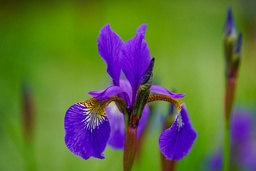
#> input picture images/iris-flower-5995009_1280.jpg, 256 x 171 px, shrunk from 1280 x 853 before the run, found by its file name
$ jupyter execute --allow-errors 'Rubik'"'"'sCube.ipynb'   (Python 2 division)
#> lines starting #> are read from the running program, lines starting #| are printed output that depends on the picture; long printed decimals are rounded
### Aes.py
Sbox = (
    0x63, 0x7C, 0x77, 0x7B, 0xF2, 0x6B, 0x6F, 0xC5, 0x30, 0x01, 0x67, 0x2B, 0xFE, 0xD7, 0xAB, 0x76,
    0xCA, 0x82, 0xC9, 0x7D, 0xFA, 0x59, 0x47, 0xF0, 0xAD, 0xD4, 0xA2, 0xAF, 0x9C, 0xA4, 0x72, 0xC0,
    0xB7, 0xFD, 0x93, 0x26, 0x36, 0x3F, 0xF7, 0xCC, 0x34, 0xA5, 0xE5, 0xF1, 0x71, 0xD8, 0x31, 0x15,
    0x04, 0xC7, 0x23, 0xC3, 0x18, 0x96, 0x05, 0x9A, 0x07, 0x12, 0x80, 0xE2, 0xEB, 0x27, 0xB2, 0x75,
    0x09, 0x83, 0x2C, 0x1A, 0x1B, 0x6E, 0x5A, 0xA0, 0x52, 0x3B, 0xD6, 0xB3, 0x29, 0xE3, 0x2F, 0x84,
    0x53, 0xD1, 0x00, 0xED, 0x20, 0xFC, 0xB1, 0x5B, 0x6A, 0xCB, 0xBE, 0x39, 0x4A, 0x4C, 0x58, 0xCF,
    0xD0, 0xEF, 0xAA, 0xFB, 0x43, 0x4D, 0x33, 0x85, 0x45, 0xF9, 0x02, 0x7F, 0x50, 0x3C, 0x9F, 0xA8,
    0x51, 0xA3, 0x40, 0x8F, 0x92, 0x9D, 0x38, 0xF5, 0xBC, 0xB6, 0xDA, 0x21, 0x10, 0xFF, 0xF3, 0xD2,
    0xCD, 0x0C, 0x13, 0xEC, 0x5F, 0x97, 0x44, 0x17, 0xC4, 0xA7, 0x7E, 0x3D, 0x64, 0x5D, 0x19, 0x73,
    0x60, 0x81, 0x4F, 0xDC, 0x22, 0x2A, 0x90, 0x88, 0x46, 0xEE, 0xB8, 0x14, 0xDE, 0x5E, 0x0B, 0xDB,
    0xE0, 0x32, 0x3A, 0x0A, 0x49, 0x06, 0x24, 0x5C, 0xC2, 0xD3, 0xAC, 0x62, 0x91, 0x95, 0xE4, 0x79,
    0xE7, 0xC8, 0x37, 0x6D, 0x8D, 0xD5, 0x4E, 0xA9, 0x6C, 0x56, 0xF4, 0xEA, 0x65, 0x7A, 0xAE, 0x08,
    0xBA, 0x78, 0x25, 0x2E, 0x1C, 0xA6, 0xB4, 0xC6, 0xE8, 0xDD, 0x74, 0x1F, 0x4B, 0xBD, 0x8B, 0x8A,
    0x70, 0x3E, 0xB5, 0x66, 0x48, 0x03, 0xF6, 0x0E, 0x61, 0x35, 0x57, 0xB9, 0x86, 0xC1, 0x1D, 0x9E,
    0xE1, 0xF8, 0x98, 0x11, 0x69, 0xD9, 0x8E, 0x94, 0x9B, 0x1E, 0x87, 0xE9, 0xCE, 0x55, 0x28, 0xDF,
    0x8C, 0xA1, 0x89, 0x0D, 0xBF, 0xE6, 0x42, 0x68, 0x41, 0x99, 0x2D, 0x0F, 0xB0, 0x54, 0xBB, 0x16,
)

InvSbox = (
    0x52, 0x09, 0x6A, 0xD5, 0x30, 0x36, 0xA5, 0x38, 0xBF, 0x40, 0xA3, 0x9E, 0x81, 0xF3, 0xD7, 0xFB,
    0x7C, 0xE3, 0x39, 0x82, 0x9B, 0x2F, 0xFF, 0x87, 0x34, 0x8E, 0x43, 0x44, 0xC4, 0xDE, 0xE9, 0xCB,
    0x54, 0x7B, 0x94, 0x32, 0xA6, 0xC2, 0x23, 0x3D, 0xEE, 0x4C, 0x95, 0x0B, 0x42, 0xFA, 0xC3, 0x4E,
    0x08, 0x2E, 0xA1, 0x66, 0x28, 0xD9, 0x24, 0xB2, 0x76, 0x5B, 0xA2, 0x49, 0x6D, 0x8B, 0xD1, 0x25,
    0x72, 0xF8, 0xF6, 0x64, 0x86, 0x68, 0x98, 0x16, 0xD4, 0xA4, 0x5C, 0xCC, 0x5D, 0x65, 0xB6, 0x92,
    0x6C, 0x70, 0x48, 0x50, 0xFD, 0xED, 0xB9, 0xDA, 0x5E, 0x15, 0x46, 0x57, 0xA7, 0x8D, 0x9D, 0x84,
    0x90, 0xD8, 0xAB, 0x00, 0x8C, 0xBC, 0xD3, 0x0A, 0xF7, 0xE4, 0x58, 0x05, 0xB8, 0xB3, 0x45, 0x06,
    0xD0, 0x2C, 0x1E, 0x8F, 0xCA, 0x3F, 0x0F, 0x02, 0xC1, 0xAF, 0xBD, 0x03, 0x01, 0x13, 0x8A, 0x6B,
    0x3A, 0x91, 0x11, 0x41, 0x4F, 0x67, 0xDC, 0xEA, 0x97, 0xF2, 0xCF, 0xCE, 0xF0, 0xB4, 0xE6, 0x73,
    0x96, 0xAC, 0x74, 0x22, 0xE7, 0xAD, 0x35, 0x85, 0xE2, 0xF9, 0x37, 0xE8, 0x1C, 0x75, 0xDF, 0x6E,
    0x47, 0xF1, 0x1A, 0x71, 0x1D, 0x29, 0xC5, 0x89, 0x6F, 0xB7, 0x62, 0x0E, 0xAA, 0x18, 0xBE, 0x1B,
    0xFC, 0x56, 0x3E, 0x4B, 0xC6, 0xD2, 0x79, 0x20, 0x9A, 0xDB, 0xC0, 0xFE, 0x78, 0xCD, 0x5A, 0xF4,
    0x1F, 0xDD, 0xA8, 0x33, 0x88, 0x07, 0xC7, 0x31, 0xB1, 0x12, 0x10, 0x59, 0x27, 0x80, 0xEC, 0x5F,
    0x60, 0x51, 0x7F, 0xA9, 0x19, 0xB5, 0x4A, 0x0D, 0x2D, 0xE5, 0x7A, 0x9F, 0x93, 0xC9, 0x9C, 0xEF,
    0xA0, 0xE0, 0x3B, 0x4D, 0xAE, 0x2A, 0xF5, 0xB0, 0xC8, 0xEB, 0xBB, 0x3C, 0x83, 0x53, 0x99, 0x61,
    0x17, 0x2B, 0x04, 0x7E, 0xBA, 0x77, 0xD6, 0x26, 0xE1, 0x69, 0x14, 0x63, 0x55, 0x21, 0x0C, 0x7D,
)

Rcon = (
    0x00, 0x01, 0x02, 0x04, 0x08, 0x10, 0x20, 0x40,
    0x80, 0x1B, 0x36, 0x6C, 0xD8, 0xAB, 0x4D, 0x9A,
    0x2F, 0x5E, 0xBC, 0x63, 0xC6, 0x97, 0x35, 0x6A,
    0xD4, 0xB3, 0x7D, 0xFA, 0xEF, 0xC5, 0x91, 0x39,
)

xtime = lambda a: (((a << 1) ^ 0x1B) & 0xFF) if (a & 0x80) else (a << 1)


def text2matrix(text):
#> called with text = 57811460909138771071931939740208549692
    matrix = []
    for i in range(16):
        byte = (text >> (8 * (15 - i))) & 0xFF
        if i % 4 == 0:
            matrix.append([byte])
        else:
            matrix[i // 4].append(byte)
    return matrix


def matrix2text(matrix):
    text = 0
    for i in range(4):
        for j in range(4):
            text |= (matrix[i][j] << (120 - 8 * (4 * i + j)))
    return text


class AES:
    def __init__(self, master_key):
        self.change_key(master_key)

    def change_key(self, master_key):
        self.round_keys = text2matrix(master_key)
        print(len(self.round_keys))

        for i in range(4, 4 * 11):
            self.round_keys.append([])
            if i % 4 == 0:
                byte = self.round_keys[i - 4][0] ^ Sbox[self.round_keys[i - 1][1]] ^ Rcon[i // 4]
                self.round_keys[i].append(byte)

                for j in range(1, 4):
                    byte = self.round_keys[i - 4][j] ^ Sbox[self.round_keys[i - 1][(j + 1) % 4]]
                    self.round_keys[i].append(byte)
            else:
                for j in range(4):
                    byte = self.round_keys[i - 4][j] ^ self.round_keys[i - 1][j]
                    self.round_keys[i].append(byte)

        print(len(self.round_keys))

    def encrypt(self, plaintext):
        self.plain_state = text2matrix(plaintext)

        self.__add_round_key(self.plain_state, self.round_keys[:4])

        for i in range(1, 10):
            self.__round_encrypt(self.plain_state, self.round_keys[4 * i: 4 * (i + 1)])

        self.__sub_bytes(self.plain_state)
        self.__shift_rows(self.plain_state)
        self.__add_round_key(self.plain_state, self.round_keys[40:])

        return matrix2text(self.plain_state)

    def decrypt(self, ciphertext):
        self.cipher_state = text2matrix(ciphertext)

        self.__add_round_key(self.cipher_state, self.round_keys[40:])
        self.__inv_shift_rows(self.cipher_state)
        self.__inv_sub_bytes(self.cipher_state)

        for i in range(9, 0, -1):
            self.__round_decrypt(self.cipher_state, self.round_keys[4 * i: 4 * (i + 1)])

        self.__add_round_key(self.cipher_state, self.round_keys[:4])

        return matrix2text(self.cipher_state)

    def __add_round_key(self, s, k):
        for i in range(4):
            for j in range(4):
                s[i][j] ^= k[i][j]

    def __round_encrypt(self, state_matrix, key_matrix):
        self.__sub_bytes(state_matrix)
        self.__shift_rows(state_matrix)
        self.__mix_columns(state_matrix)
        self.__add_round_key(state_matrix, key_matrix)

    def __round_decrypt(self, state_matrix, key_matrix):
        self.__add_round_key(state_matrix, key_matrix)
        self.__inv_mix_columns(state_matrix)
        self.__inv_shift_rows(state_matrix)
        self.__inv_sub_bytes(state_matrix)

    def __sub_bytes(self, s):
        for i in range(4):
            for j in range(4):
                s[i][j] = Sbox[s[i][j]]

    def __inv_sub_bytes(self, s):
        for i in range(4):
            for j in range(4):
                s[i][j] = InvSbox[s[i][j]]

    def __shift_rows(self, s):
        s[0][1], s[1][1], s[2][1], s[3][1] = s[1][1], s[2][1], s[3][1], s[0][1]
        s[0][2], s[1][2], s[2][2], s[3][2] = s[2][2], s[3][2], s[0][2], s[1][2]
        s[0][3], s[1][3], s[2][3], s[3][3] = s[3][3], s[0][3], s[1][3], s[2][3]

    def __inv_shift_rows(self, s):
        s[0][1], s[1][1], s[2][1], s[3][1] = s[3][1], s[0][1], s[1][1], s[2][1]
        s[0][2], s[1][2], s[2][2], s[3][2] = s[2][2], s[3][2], s[0][2], s[1][2]
        s[0][3], s[1][3], s[2][3], s[3][3] = s[1][3], s[2][3], s[3][3], s[0][3]

    def __mix_single_column(self, a):
        # please see Sec 4.1.2 in The Design of Rijndael
        t = a[0] ^ a[1] ^ a[2] ^ a[3]
        u = a[0]
        a[0] ^= t ^ xtime(a[0] ^ a[1])
        a[1] ^= t ^ xtime(a[1] ^ a[2])
        a[2] ^= t ^ xtime(a[2] ^ a[3])
        a[3] ^= t ^ xtime(a[3] ^ u)

    def __mix_columns(self, s):
        for i in range(4):
            self.__mix_single_column(s[i])

    def __inv_mix_columns(self, s):
        # see Sec 4.1.3 in The Design of Rijndael
        for i in range(4):
            u = xtime(xtime(s[i][0] ^ s[i][2]))
            v = xtime(xtime(s[i][1] ^ s[i][3]))
            s[i][0] ^= u
            s[i][1] ^= v
            s[i][2] ^= u
            s[i][3] ^= v

        self.__mix_columns(s)


def encrypt_list(K, aes: AES):
    encrypted_list = []
    length = len(K)
    start_point = list(range(0, length, 4))
    start_point.append(length)

    for i in range(len(start_point) - 1):
        plaintext = ""
        for j in range(start_point[i], start_point[i + 1]):
            plaintext = plaintext + str(K[j]) + " "
        plaintext = plaintext.strip()
        plaintext = int.from_bytes(plaintext.encode(encoding='UTF-8'), 'big')
        ciphertext = aes.encrypt(plaintext)
        encrypted_list.append(ciphertext)

    return encrypted_list


def decrypt_list(encrypted_K, aes: AES):
    decrypted_list = []
    for cptext in encrypted_K:
        text = aes.decrypt(cptext)
        text = int(text).to_bytes(64, 'big').decode(encoding='UTF-8')
        text = str(text).split('\x00')[-1].split()
        for i in text:
            decrypted_list.append(int(i))

    return decrypted_list


def encrypt(dict_key, aes: AES):
    encrypted_dict_key = {}
    Kr = dict_key["Kr"]
    Kc = dict_key["Kc"]
    ITER_MAX = dict_key["ITER"]

    encrypted_Kr = encrypt_list(Kr, aes)
    encrypted_Kc = encrypt_list(Kc, aes)
    ITER_MAX_plaintext = int.from_bytes(str(ITER_MAX).encode(encoding='UTF-8'), 'big')
    encrypted_iter = aes.encrypt(ITER_MAX_plaintext)

    encrypted_dict_key["Kr"] = encrypted_Kr
    encrypted_dict_key["Kc"] = encrypted_Kc
    encrypted_dict_key["ITER"] = encrypted_iter

    return encrypted_dict_key


def decrypt(encrypted_dict_key, aes: AES):
    decrypted_dict_key = {}
    Kr = encrypted_dict_key["Kr"]
    Kc = encrypted_dict_key["Kc"]
    iter = encrypted_dict_key["ITER"]

    decrypted_Kr = decrypt_list(Kr, aes)
    decrypted_Kc = decrypt_list(Kc, aes)
    decrypted_iter = aes.decrypt(iter)
    decrypted_iter = str(decrypted_iter.to_bytes(16, "big").decode(encoding='UTF-8'))
    decrypted_iter = decrypted_iter.split('\x00')[-1]

    decrypted_dict_key["Kr"] = decrypted_Kr
    decrypted_dict_key["Kc"] = decrypted_Kc
    decrypted_dict_key["ITER"] = decrypted_iter

    return decrypted_dict_key

### Rubik'sCube.ipynb
# 1.Utils

[cell 1]
import numpy as np

[cell 2]
def upshift(a, index, n):
  '''
  Shift the collumn with index with numpy.roll(collumn, -n)
  '''
  col = a[:, index]
  shift_col = np.roll(col, -n)
  for i in range(len(a)):
    a[i][index] = shift_col[i]

  return a

[cell 3]
def downshift(a, index, n):
  '''
  Shift the collumn with index with numpy.roll(collumn, n)
  '''
  col = a[:, index]
  shift_col = np.roll(col, n)
  for i in range(len(a)):
    a[i][index] = shift_col[i]

  return a

[cell 4]
def rotate(n):
  '''
  Rotate 180 the binary bit string of n and convert to integer
  '''
  bits = "{0:b}".format(n)
  return int(bits[::-1], 2)

[cell 5]
a = np.array([[1,2,3], [4,5,6], [7,8,9]])
print(a.shape)
print("Before: ")
print(a)
a = upshift(a, 0, 1) if sum(a[0]) % 2 else downshift(a, 0, 1)
print("After: ")
print(a)

# 2.Encrypt

[cell 6]
from PIL import Image
import cv2
import random
import numpy as np
import sys
from Aes import *
import json

##  2.1 Image functions

[cell 7]
def read_image(image_path):
  image = Image.open(image_path)
#> image is the input picture: PIL image 256x171 RGB; mean R, G, B 96.2, 110.1, 63.1
  image = np.array(image)
  return image

[cell 8]
def save_image(image, image_save_path):
  save_img = Image.fromarray(image)
  save_img = save_img.save(image_save_path)
  return

## 2.2 Key functions

[cell 9]
def create_key(image, ITER_MAX=2, alpha=8, aes=None):
    # Create vector Kr and Kc
#> called with ITER_MAX = 1, alpha = 8
    Kr = [random.randint(0, 2 ** alpha - 1) for i in range(image.shape[0])]
    Kc = [random.randint(0, 2 ** alpha - 1) for i in range(image.shape[1])]

    dict_key = {"Kr": Kr,
                "Kc": Kc,
                "ITER": ITER_MAX
                }
    if aes is not None:
        dict_key = encrypt(dict_key, aes)
    return dict_key

[cell 10]
def save_key(dict_key, save_path="./key.json"):
  with open(save_path, "w") as F:
    json.dump(dict_key, F, indent=4)

[cell 11]
def load_key(save_path="./key.json", aes=None):
    with open(save_path, "r") as F:
        dict_key = json.load(F)

    if aes is not None:
        dict_key = decrypt(dict_key, aes)

    Kr = dict_key["Kr"]
    Kc = dict_key["Kc"]
    ITER_MAX = dict_key["ITER"]

    return Kr, Kc, ITER_MAX

## 2.3 Encrypt function

[cell 12]
def encrypt_image(image, key_path="./key.json", aes=None):
  # Load Key
#> called with key_path = './key.json'
  Kr, Kc, ITER_MAX = load_key(save_path=key_path, aes=aes)

  # Split channels
  r = np.array(image[:, :, 0])
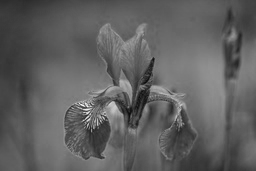
#> r: shape (171, 256); min 9, max 251, mean 96.2
  g = np.array(image[:, :, 1])
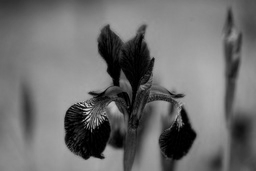
#> g: shape (171, 256); min 0, max 219, mean 110.1
  b = np.array(image[:, :, 2])
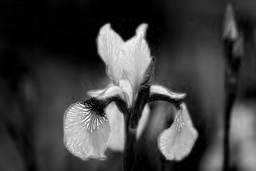
#> b: shape (171, 256); min 0, max 255, mean 63.1

  for iter in range(ITER_MAX):
    # For each row
    for i in range(image.shape[0]):
      r_modulus = sum(r[i]) % 2
      g_modulus = sum(g[i]) % 2
      b_modulus = sum(b[i]) % 2
      r[i] = np.roll(r[i], -Kr[i]) if r_modulus else np.roll(r[i], Kr[i])
      g[i] = np.roll(g[i], -Kr[i]) if g_modulus else np.roll(g[i], Kr[i])
      b[i] = np.roll(b[i], -Kr[i]) if b_modulus else np.roll(b[i], Kr[i])

    # For each column
    for i in range(image.shape[1]):
      r_modulus = sum(r[:, i]) % 2
      g_modulus = sum(g[:, i]) % 2
      b_modulus = sum(b[:, i]) % 2
      r = downshift(r, i, Kc[i]) if r_modulus else upshift(r, i, Kc[i])
      g = downshift(g, i, Kc[i]) if g_modulus else upshift(g, i, Kc[i])
      b = downshift(b, i, Kc[i]) if b_modulus else upshift(b, i, Kc[i])

    # For each row
    for i in range(image.shape[0]):
      for j in range(image.shape[1]):
        if(i%2==1):
          r[i][j] = r[i][j] ^ Kc[j]
          g[i][j] = g[i][j] ^ Kc[j]
          b[i][j] = b[i][j] ^ Kc[j]
        else:
          r[i][j] = r[i][j] ^ rotate(Kc[j])
          g[i][j] = g[i][j] ^ rotate(Kc[j])
          b[i][j] = b[i][j] ^ rotate(Kc[j])

    # For each column
    for j in range(image.shape[1]):
      for i in range(image.shape[0]):
        if(j%2==0):
          r[i][j] = r[i][j] ^ Kr[i]
          g[i][j] = g[i][j] ^ Kr[i]
          b[i][j] = b[i][j] ^ Kr[i]
        else:
          r[i][j] = r[i][j] ^ rotate(Kr[i])
          g[i][j] = g[i][j] ^ rotate(Kr[i])
          b[i][j] = b[i][j] ^ rotate(Kr[i])
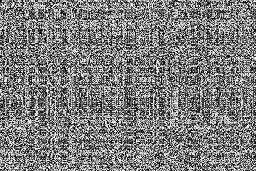
#> b: shape (171, 256); min 0, max 255, mean 124.7
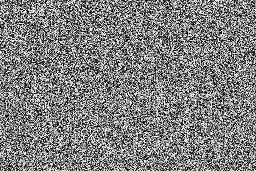
#> g: shape (171, 256); min 0, max 255, mean 127
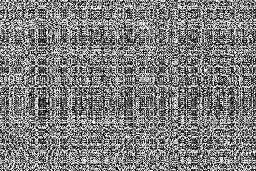
#> r: shape (171, 256); min 0, max 255, mean 125.3

  encrypted_img = np.stack((r,g,b), axis=2)
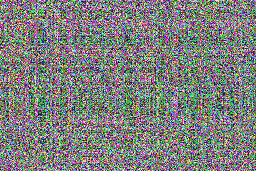
#> encrypted_img: shape (171, 256, 3); mean of channels 0, 1, 2 125.3, 127, 124.7; drawn as R, G, B
  return encrypted_img

## 2.3 Encrypt

[cell 13]
import matplotlib.pyplot as plt
image_path = "/content/drive/MyDrive/LTMM/iris-flower-5995009_1280.jpg"
key_path = "./key.json"
encrypted_path = "/content/drive/MyDrive/LTMM/encrypted_image.jpg"
master_key = 0x2b7e151628aed2a6abf7158809cf4f3c
aes = AES(master_key)
# aes = None

image = read_image(image_path)

dict_key = create_key(image, ITER_MAX=1, aes=aes)

save_key(dict_key, save_path=key_path)

en_image = encrypt_image(image, aes=aes)
save_image(en_image, encrypted_path)
fig , ax = plt.subplots(1, 2, figsize=(20, 20))
ax[0].imshow(image)
ax[0].set_title("Original Image")

ax[1].imshow(en_image)
ax[1].set_title("Encrypted Image")
fig.show()

# 3.Decrypt

[cell 14]
import cv2
import random
import numpy as np
import sys

## 3.1 Decrypt function

[cell 15]
def decrypt_image(encrypted_image, key_path="./key.json", aes=None):
  # Load key
#> called with key_path = './key.json'
  Kr, Kc, ITER_MAX = load_key(save_path=key_path, aes=aes)

  # Split channels
  r = np.array(encrypted_image[:, :, 0])
  g = np.array(encrypted_image[:, :, 1])
  b = np.array(encrypted_image[:, :, 2])

  for iteration in range(ITER_MAX):
    # For each column
    for j in range(encrypted_image.shape[1]):
      for i in range(encrypted_image.shape[0]):
        if(j%2==0):
          r[i][j] = r[i][j] ^ Kr[i]
          g[i][j] = g[i][j] ^ Kr[i]
          b[i][j] = b[i][j] ^ Kr[i]
        else:
          r[i][j] = r[i][j] ^ rotate(Kr[i])
          g[i][j] = g[i][j] ^ rotate(Kr[i])
          b[i][j] = b[i][j] ^ rotate(Kr[i])

    # For each row
    for i in range(encrypted_image.shape[0]):
      for j in range(encrypted_image.shape[1]):
        if(i%2==1):
          r[i][j] = r[i][j] ^ Kc[j]
          g[i][j] = g[i][j] ^ Kc[j]
          b[i][j] = b[i][j] ^ Kc[j]
        else:
          r[i][j] = r[i][j] ^ rotate(Kc[j])
          g[i][j] = g[i][j] ^ rotate(Kc[j])
          b[i][j] = b[i][j] ^ rotate(Kc[j])

    # For each column
    for i in range(encrypted_image.shape[1]):
      r_modulus = sum(r[:, i]) % 2
      g_modulus = sum(g[:, i]) % 2
      b_modulus = sum(b[:, i]) % 2
      r = upshift(r, i, Kc[i]) if r_modulus else downshift(r, i, Kc[i])
      g = upshift(g, i, Kc[i]) if g_modulus else downshift(g, i, Kc[i])
      b = upshift(b, i, Kc[i]) if b_modulus else downshift(b, i, Kc[i])

    # For each row
    for i in range(encrypted_image.shape[0]):
      r_modulus = sum(r[i]) % 2
      g_modulus = sum(g[i]) % 2
      b_modulus = sum(b[i]) % 2
      r[i] = np.roll(r[i], Kr[i]) if r_modulus else np.roll(r[i], -Kr[i])
      g[i] = np.roll(g[i], Kr[i]) if g_modulus else np.roll(g[i], -Kr[i])
      b[i] = np.roll(b[i], Kr[i]) if b_modulus else np.roll(b[i], -Kr[i])

  decrypted_img = np.stack((r, g, b), axis=2)
  return decrypted_img

[cell 16]
key_path = "./key.json"
decrypted_path = "./decrypted_image.jpg"
encrypted_path = "./encrypted_image.jpg"


# encrypted_image = read_image(encrypted_path)
encrypted_image = en_image
de_img = decrypt_image(encrypted_image,key_path, aes)
save_image(de_img, decrypted_path)

fig , ax = plt.subplots(1, 2, figsize=(20, 20))
ax[0].imshow(encrypted_image)
ax[0].set_title("Encrypted Image")

ax[1].imshow(de_img)
ax[1].set_title("Decrypted Image")
fig.show()

# 4.Evaluation

## 4.1 Histogram

[cell 17]
import cv2
fig, ax = plt.subplots(2, 3, figsize=(20, 10))

for x, c in zip([0,1,2], ["r", "g", "b"]):
    xs = np.arange(256)
    ys = cv2.calcHist(image[:, :, x], [0], None, [256], [0,256])
    ax[0, x].plot(xs, ys.ravel(), color=c)
    ax[0, x].set_title("Ori_img-{}".format(c))

for x, c in zip([0,1,2], ["r", "g", "b"]):
    xs = np.arange(256)
    ys = cv2.calcHist(encrypted_image[:, :, x], [0], None, [256], [0,256])
    ax[1, x].plot(xs, ys.ravel(), color=c)
    ax[1, x].set_title("Enc_img-{}".format(c))

fig.show()
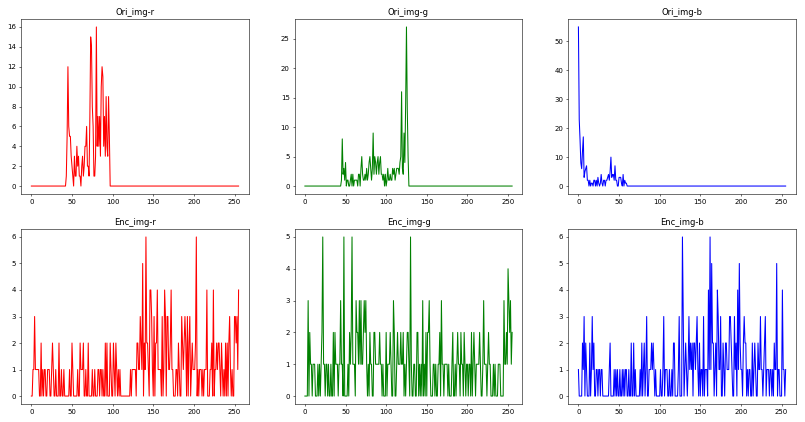
#> figure drawn by matplotlib, 6 panels; panel 1: curve peaks at x = 80, y = 16; panel 2: curve peaks at x = 125, y = 27; panel 3: curve peaks at x = 0, y = 55; panel 4: curve peaks at x = 141, y = 6

## 4.2 NPCR

[cell 18]
def calc_npcr(ori_img, enc_img):
  diff = np.array(ori_img) - np.array(enc_img)
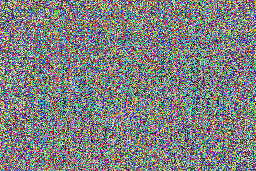
#> diff: shape (171, 256, 3); mean R, G, B 125.8, 127.7, 127.8
  diff = np.abs(diff)
  binary_diff = np.where(diff>0.5, 1, 0)
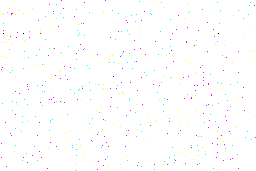
#> binary_diff: shape (171, 256, 3) int64; mean R, G, B 0.996, 0.996, 0.996; drawn with 1 as white
  total_sum = 0
  for i in range(ori_img.shape[2]):
    total_sum += np.sum(np.sum(binary_diff[:, :, i]))
#| 0
  total_sum = total_sum / (ori_img.shape[0] * ori_img.shape[1] * ori_img.shape[2])

  return total_sum

## 4.3 UACI

[cell 19]
def calc_uaci(ori_img, enc_img):
  diff = np.array(ori_img) - np.array(enc_img)

  total_sum = 0
  for i in range(ori_img.shape[2]):
    total_sum += sum(sum(np.abs(diff)[:, :, i]))
  total_sum = total_sum * 100.0 / (ori_img.shape[0] * ori_img.shape[1] * ori_img.shape[2])

  return total_sum / 255.0

### Test  trên 1 ảnh với hai tiêu chí

[cell 20]
print(calc_npcr(image, encrypted_image))

[cell 21]
print(calc_uaci(image, encrypted_image))
#| 0.2877
